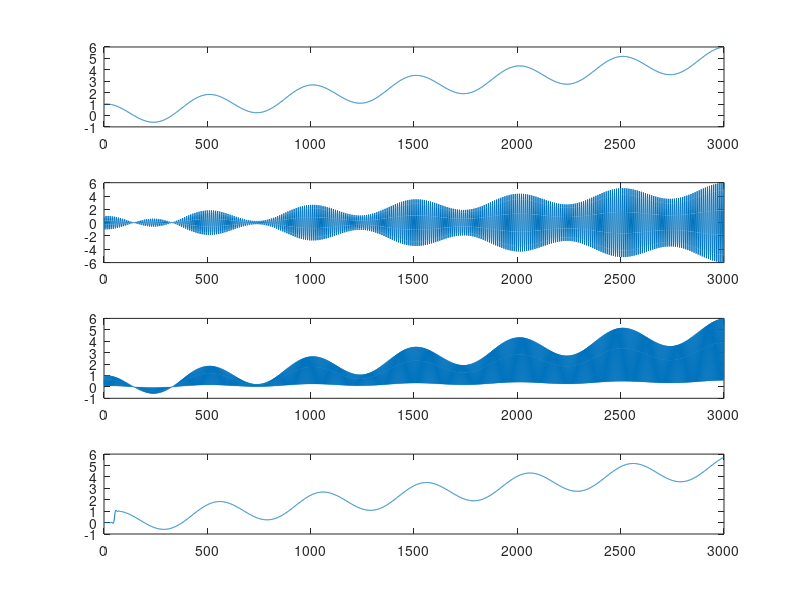

Write MATLAB code to recreate this figure.
time = .3;
Ts = 1/10000;
t = Ts:Ts:time;
lent = length(t);
fc = 1000;
c = cos(2*pi*fc*t);
fm = 20;
w = 5/lent * (1:lent) + cos(2*pi*fm*t);
v = c.*w;
gamma = 0;
phi = 0;
c2 = cos(2*pi*(fc + gamma)*t + phi);
x= v.*c2;
fbe = [0 0.1 0.2 1];
damps = [1 1 0 0];
fl = 100;
b = remez(fl, fbe, damps);
m = 2 * filter(b, 1, x);
subplot(4, 1, 1);
plot(w);
subplot(4, 1, 2);
plot(v);
subplot(4, 1, 3);
plot(x);
subplot(4, 1, 4);
plot(m);